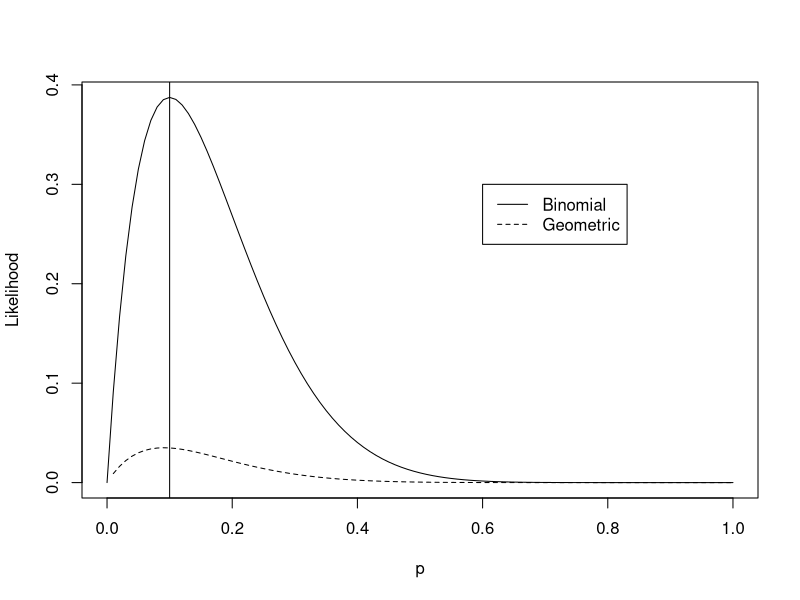

Here is the R script that generated this plot:
x = 1 
n = 10
p = 0.2

p = seq(0,1,by=0.01)
pdf("likelihoodprinciple.pdf",height=4,width =8)
plot( p, dbinom(x, size=n, prob=p), type="l", ylab="Likelihood")
lines(p, dgeom(n,prob=p),lty=2)
abline(v=0.1)
legend(0.6,0.3,legend = c("Binomial","Geometric"), lty=c(1,2))
dev.off()
